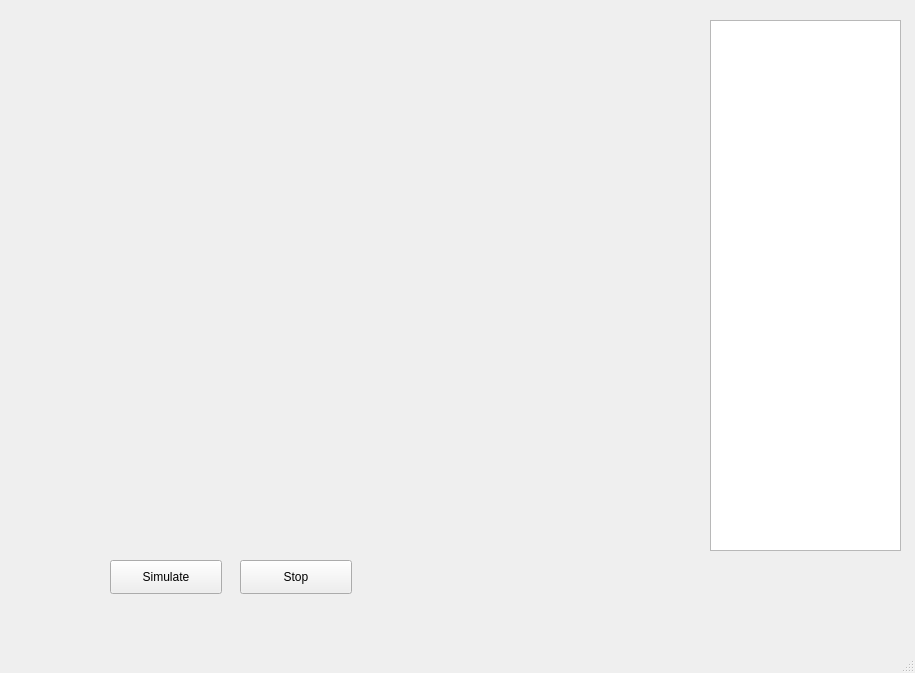
<?xml version="1.0" encoding="UTF-8"?>
<ui version="4.0">
 <class>MainWindow</class>
 <widget class="QMainWindow" name="MainWindow">
  <property name="geometry">
   <rect>
    <x>0</x>
    <y>0</y>
    <width>915</width>
    <height>673</height>
   </rect>
  </property>
  <property name="windowTitle">
   <string>MainWindow</string>
  </property>
  <widget class="QWidget" name="centralwidget">
   <widget class="QPushButton" name="pushButton">
    <property name="geometry">
     <rect>
      <x>110</x>
      <y>560</y>
      <width>112</width>
      <height>34</height>
     </rect>
    </property>
    <property name="text">
     <string>Simulate</string>
    </property>
   </widget>
   <widget class="QWidget" name="gridLayoutWidget">
    <property name="geometry">
     <rect>
      <x>20</x>
      <y>20</y>
      <width>331</width>
      <height>251</height>
     </rect>
    </property>
    <layout class="QGridLayout" name="gridLayout">
     <item row="0" column="0">
      <widget class="MplWidget" name="widget" native="true"/>
     </item>
    </layout>
   </widget>
   <widget class="QWidget" name="gridLayoutWidget_2">
    <property name="geometry">
     <rect>
      <x>20</x>
      <y>290</y>
      <width>331</width>
      <height>261</height>
     </rect>
    </property>
    <layout class="QGridLayout" name="gridLayout_2">
     <item row="0" column="0">
      <widget class="MplWidget" name="widget_3" native="true"/>
     </item>
    </layout>
   </widget>
   <widget class="QWidget" name="gridLayoutWidget_3">
    <property name="geometry">
     <rect>
      <x>380</x>
      <y>20</y>
      <width>321</width>
      <height>251</height>
     </rect>
    </property>
    <layout class="QGridLayout" name="gridLayout_3">
     <item row="0" column="0">
      <widget class="MplWidget" name="widget_2" native="true"/>
     </item>
    </layout>
   </widget>
   <widget class="QListWidget" name="listWidget">
    <property name="geometry">
     <rect>
      <x>710</x>
      <y>20</y>
      <width>191</width>
      <height>531</height>
     </rect>
    </property>
   </widget>
   <widget class="QWidget" name="gridLayoutWidget_4">
    <property name="geometry">
     <rect>
      <x>380</x>
      <y>290</y>
      <width>321</width>
      <height>261</height>
     </rect>
    </property>
    <layout class="QGridLayout" name="gridLayout_4">
     <item row="0" column="0">
      <widget class="MplWidget" name="widget_4" native="true"/>
     </item>
    </layout>
   </widget>
   <widget class="QPushButton" name="pushButton_2">
    <property name="geometry">
     <rect>
      <x>240</x>
      <y>560</y>
      <width>112</width>
      <height>34</height>
     </rect>
    </property>
    <property name="text">
     <string>Stop</string>
    </property>
   </widget>
  </widget>
  <widget class="QMenuBar" name="menubar">
   <property name="geometry">
    <rect>
     <x>0</x>
     <y>0</y>
     <width>915</width>
     <height>31</height>
    </rect>
   </property>
  </widget>
  <widget class="QStatusBar" name="statusbar"/>
 </widget>
 <customwidgets>
  <customwidget>
   <class>MplWidget</class>
   <extends>QWidget</extends>
   <header>mplwidget.h</header>
   <container>1</container>
  </customwidget>
 </customwidgets>
 <resources/>
 <connections/>
</ui>
